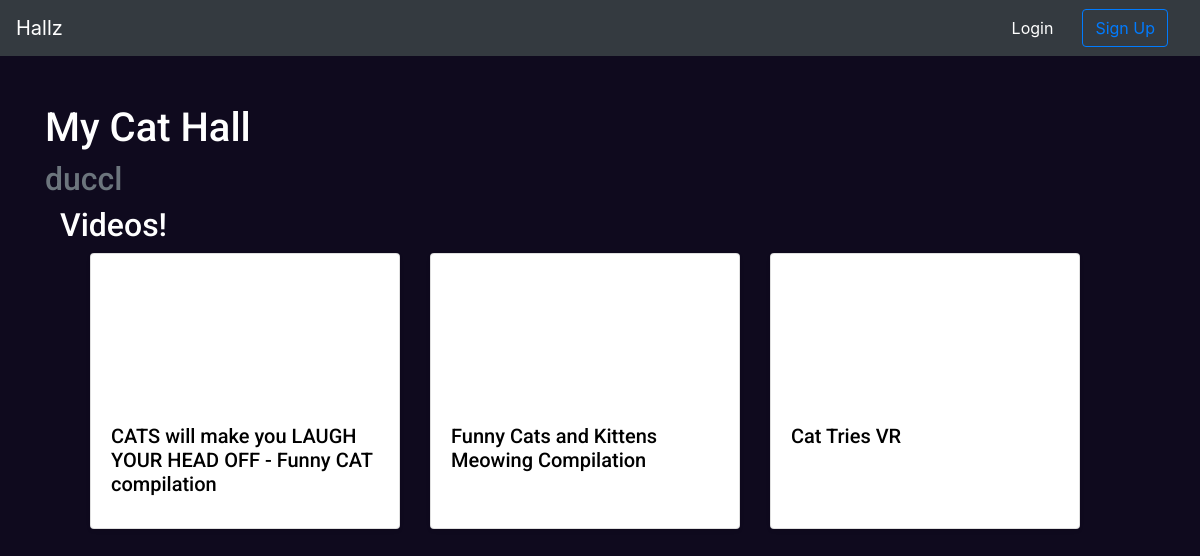
Screenshot of /hall/2/ with the database file from the repository.
### halls/models.py (models this page shows, shortened)
class Hall(models.Model):
    author = models.ForeignKey('auth.user',on_delete=models.CASCADE)
    title = models.CharField(max_length=100)
    description = models.CharField(max_length=100,default='')
    creation_date = models.DateTimeField(auto_now=True)

class Video(models.Model):
    hall = models.ForeignKey(Hall,on_delete=models.CASCADE)
    title = models.CharField(max_length=255)
    url = models.URLField(max_length=200,default='')
    youtube_id = models.CharField(max_length=255)

### halls/views.py (the view)
# urls.py: path('hall/<int:hall_id>/',HallDetailView.as_view(),name='hall'),
class HallDetailView(DetailView):
    model = Hall
    template_name = "halls/detail_hall.html"
    slug_url_kwarg = 'hall_id'
    slug_field = 'id'
    def get_context_data(self, **kwargs):
        context = super().get_context_data(**kwargs)
        context["videos"] = Video.objects.filter(hall=self.get_object())
        return context

### halls/templates/halls/detail_hall.html (shortened to what this page needs)
{% extends './base.html' %}
{% block content_section%}
<div class="container roboto margin-top-md roboto color-white">
    <h1>{{hall.title}}</h1>
    <h2 class='text-muted'>{{hall.author}}</h2>
    <div class="container">
        <h2> Videos! </h2>
        <div class="container">
            <div class="container row">
                {% for video in videos %}
                    {% include 'partials/video_card.html' %}
                {% endfor %}
            </div>
        </div>
    </div>
</div>
{%endblock%}

### halls/templates/partials/video_card.html (shortened to what this page needs)
<div class="col-md-4">
    <div class="card shadow-sm">
        <iframe width="100%" height="150" src="https://www.youtube.com/embed/{{video.youtube_id}}" frameborder="0"
            allow="accelerometer; encrypted-media; gyroscope; picture-in-picture" allowfullscreen></iframe>
        <div class="card-body">
            <h5 class="card-title">{{video.title}}</h5>
        </div>
    </div>
</div>

### accounts/static/accounts/css/style.css (style rules this page uses)
*, body { padding: 0px; -webkit-box-sizing: border-box; box-sizing: border-box; }
body { background-color: #0F0A1E; }
.roboto { font-family: 'Roboto',sans-serif; }
.color-white { color: white; }
.margin-top-md { margin-top: 3em; }

### halls/static/halls/css/halls_style.css (style rules this page uses)
.card { color: black; height: 100%; }

### rows the page displays
Hall: title "My Cat Hall", author "duccl"
Video: title "CATS will make you LAUGH YOUR HEAD OFF - Funny CAT compilation"
Video: title "Funny Cats and Kittens Meowing Compilation"
Video: title "Cat Tries VR"
